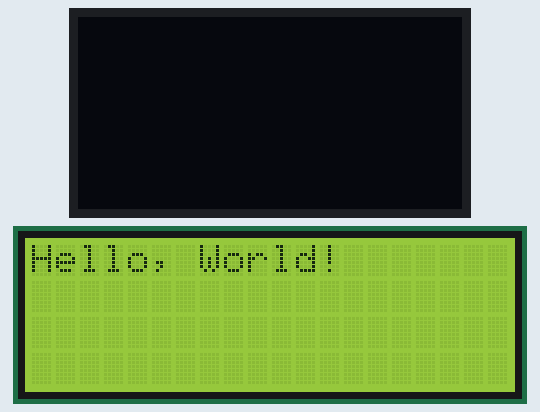
A sketch run on a simulated Arduino Uno, built with avr-gcc and run on an emulated ATmega328P. On the bench: 128×64 one-colour display, 20×4 character LCD.

Above: at 0.2 s.
At 1.22 s:
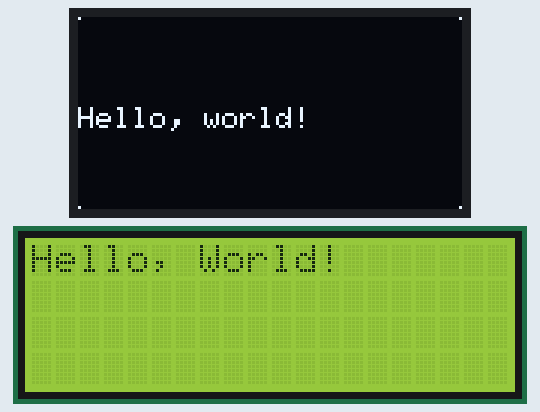
At 10.82 s:
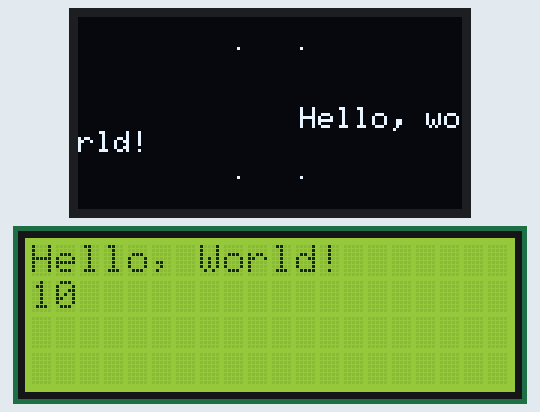
At 20.48 s:
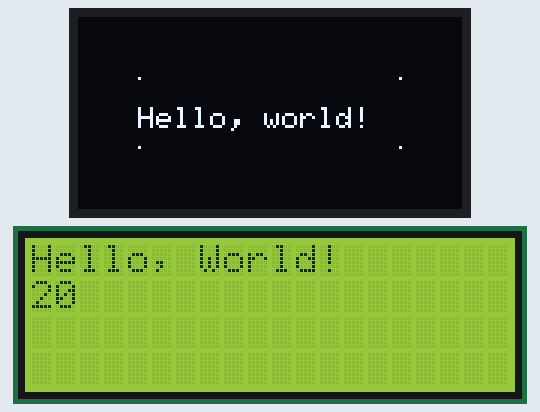
At 30.15 s:
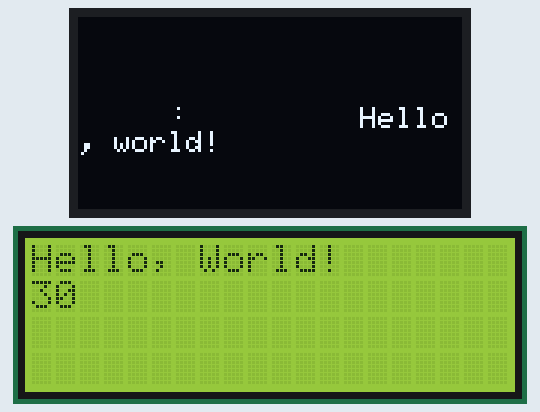
At 39.81 s:
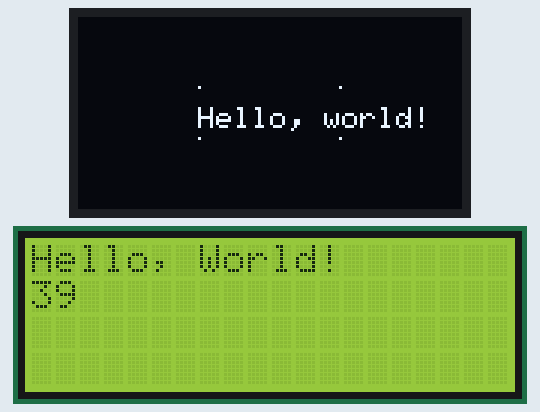

Measured:
- what the display in image 0 shows lasts 1.1 s, from 0.1 s to 1.2 s

The sketch:

bothdisplaysLab.ino
```cpp
#include <Wire.h>
#include <Adafruit_SSD1306.h>
#include <Adafruit_GFX.h>
#include <hd44780.h>
#include <hd44780ioClass/hd44780_I2Cexp.h> // include i/o class header //
//DISPLAY OLED DA COLLEGARE SEMPRE A SCL E SDA
#define OLED_ADDR   0x3C
hd44780_I2Cexp lcd; // declare lcd object: auto locate & config display for hd44780 chip
Adafruit_SSD1306 display(128, 64, &Wire);


//I DISPLAY VANNO COLLEGATI ENTRAMBI A SCL E SDA!!!
//Variables
int counter=0;
int x,y;
int clcd, slcd=0;

void setup() {
  display.begin(SSD1306_SWITCHCAPVCC, OLED_ADDR);
  display.clearDisplay();
  display.display();
  lcd.begin(20, 4);

  // Print a message to the LCD
  lcd.print("Hello, World!");
  delay(1000);
}

void loop() {
  display.clearDisplay();
  x=counter%128;
  y=counter%64;

  display.drawPixel(x, y, WHITE);
  display.drawPixel(127-x, y, WHITE);
  display.drawPixel(x, 63-y, WHITE);
  display.drawPixel(127-x, 63-y, WHITE);

  display.setTextSize(1);
  display.setTextColor(WHITE);
  display.setCursor(x,30);
  display.print("Hello, world!");

  display.display();

  counter++;
  delay(100);

  lcd.setCursor(0, 1);
  lcd.print(millis() / 1000);
}
```
